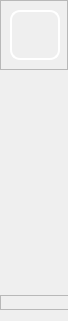
        <widget class="QFrame" name="LeftMenuBg">
         <property name="minimumSize">
          <size>
           <width>68</width>
           <height>0</height>
          </size>
         </property>
         <property name="maximumSize">
          <size>
           <width>68</width>
           <height>16777215</height>
          </size>
         </property>
         <property name="styleSheet">
          <string notr="true">QFrame#LeftMenuBg{
	background-color: rgba(255, 255, 255,0);
border:0px solid red;
border-radius:30px
}</string>
         </property>
         <property name="frameShape">
          <enum>QFrame::NoFrame</enum>
         </property>
         <property name="frameShadow">
          <enum>QFrame::Raised</enum>
         </property>
         <layout class="QVBoxLayout" name="verticalLayout_2">
          <property name="spacing">
           <number>0</number>
          </property>
          <property name="leftMargin">
           <number>0</number>
          </property>
          <property name="topMargin">
           <number>0</number>
          </property>
          <property name="rightMargin">
           <number>0</number>
          </property>
          <item>
           <widget class="QFrame" name="TopLogoInfo">
            <property name="enabled">
             <bool>true</bool>
            </property>
            <property name="minimumSize">
             <size>
              <width>0</width>
              <height>70</height>
             </size>
            </property>
            <property name="maximumSize">
             <size>
              <width>16777215</width>
              <height>70</height>
             </size>
            </property>
            <property name="frameShape">
             <enum>QFrame::StyledPanel</enum>
            </property>
            <property name="frameShadow">
             <enum>QFrame::Raised</enum>
            </property>
            <widget class="QWidget" name="logo" native="true">
             <property name="geometry">
              <rect>
               <x>10</x>
               <y>10</y>
               <width>50</width>
               <height>50</height>
              </rect>
             </property>
             <property name="sizePolicy">
              <sizepolicy hsizetype="Preferred" vsizetype="Preferred">
               <horstretch>0</horstretch>
               <verstretch>0</verstretch>
              </sizepolicy>
             </property>
             <property name="minimumSize">
              <size>
               <width>50</width>
               <height>50</height>
              </size>
             </property>
             <property name="maximumSize">
              <size>
               <width>50</width>
               <height>50</height>
              </size>
             </property>
             <property name="styleSheet">
              <string notr="true">image: url(:/all/img/logo.png);
border:2px solid rgb(255, 255, 255);
border-radius:10px</string>
             </property>
            </widget>
            <widget class="QLabel" name="Author">
             <property name="geometry">
              <rect>
               <x>90</x>
               <y>30</y>
               <width>60</width>
               <height>30</height>
              </rect>
             </property>
             <property name="sizePolicy">
              <sizepolicy hsizetype="Preferred" vsizetype="Preferred">
               <horstretch>0</horstretch>
               <verstretch>0</verstretch>
              </sizepolicy>
             </property>
             <property name="minimumSize">
              <size>
               <width>60</width>
               <height>30</height>
              </size>
             </property>
             <property name="maximumSize">
              <size>
               <width>60</width>
               <height>30</height>
              </size>
             </property>
             <property name="styleSheet">
              <string notr="true">font: italic 11pt &quot;Segoe UI&quot;;
color: rgba(255, 255, 255, 255);</string>
             </property>
             <property name="text">
              <string>By javier</string>
             </property>
             <property name="alignment">
              <set>Qt::AlignCenter</set>
             </property>
            </widget>
            <widget class="QLabel" name="Title">
             <property name="geometry">
              <rect>
               <x>60</x>
               <y>10</y>
               <width>121</width>
               <height>20</height>
              </rect>
             </property>
             <property name="maximumSize">
              <size>
               <width>16777215</width>
               <height>30</height>
              </size>
             </property>
             <property name="styleSheet">
              <string notr="true">font: 600 13pt &quot;Segoe UI Semibold&quot;;
color: rgba(255, 255, 255, 255);</string>
             </property>
             <property name="text">
              <string>YoloSide</string>
             </property>
             <property name="alignment">
              <set>Qt::AlignCenter</set>
             </property>
            </widget>
           </widget>
          </item>
          <item>
           <widget class="QFrame" name="ToggleBox">
            <property name="minimumSize">
             <size>
              <width>200</width>
              <height>80</height>
             </size>
            </property>
            <property name="maximumSize">
             <size>
              <width>200</width>
              <height>80</height>
             </size>
            </property>
            <property name="frameShape">
             <enum>QFrame::NoFrame</enum>
            </property>
            <property name="frameShadow">
             <enum>QFrame::Raised</enum>
            </property>
            <layout class="QVBoxLayout" name="verticalLayout_4">
             <property name="spacing">
              <number>0</number>
             </property>
             <property name="leftMargin">
              <number>0</number>
             </property>
             <property name="topMargin">
              <number>0</number>
             </property>
             <property name="rightMargin">
              <number>0</number>
             </property>
             <property name="bottomMargin">
              <number>0</number>
             </property>
             <item>
              <widget class="QPushButton" name="ToggleBotton">
               <property name="sizePolicy">
                <sizepolicy hsizetype="Expanding" vsizetype="Fixed">
                 <horstretch>0</horstretch>
                 <verstretch>0</verstretch>
                </sizepolicy>
               </property>
               <property name="minimumSize">
                <size>
                 <width>0</width>
                 <height>45</height>
                </size>
               </property>
               <property name="maximumSize">
                <size>
                 <width>16777215</width>
                 <height>16777215</height>
                </size>
               </property>
               <property name="font">
                <font>
                 <family>Nirmala UI</family>
                 <pointsize>12</pointsize>
                 <italic>false</italic>
                 <bold>true</bold>
                </font>
               </property>
               <property name="cursor">
                <cursorShape>PointingHandCursor</cursorShape>
               </property>
               <property name="mouseTracking">
                <bool>true</bool>
               </property>
               <property name="focusPolicy">
                <enum>Qt::StrongFocus</enum>
               </property>
               <property name="contextMenuPolicy">
                <enum>Qt::DefaultContextMenu</enum>
               </property>
               <property name="layoutDirection">
                <enum>Qt::LeftToRight</enum>
               </property>
               <property name="autoFillBackground">
                <bool>false</bool>
               </property>
               <property name="styleSheet">
                <string notr="true">QPushButton{
background-image: url(:/all/img/menu.png);
background-repeat: no-repeat;
background-position: left center;
border: none;
border-left: 23px solid transparent;

text-align: center;
padding-left: 0px;
color: rgba(255, 255, 255, 199);
font: 700 12pt &quot;Nirmala UI&quot;;
}

QPushButton:hover{
background-color: rgba(114, 129, 214, 59);
}</string>
               </property>
               <property name="text">
                <string>Hide</string>
               </property>
               <property name="icon">
                <iconset theme="zoom-out"/>
               </property>
               <property name="autoDefault">
                <bool>false</bool>
               </property>
               <property name="default">
                <bool>false</bool>
               </property>
               <property name="flat">
                <bool>false</bool>
               </property>
              </widget>
             </item>
            </layout>
           </widget>
          </item>
          <item>
           <widget class="QFrame" name="MenuBox">
            <property name="minimumSize">
             <size>
              <width>200</width>
              <height>0</height>
             </size>
            </property>
            <property name="maximumSize">
             <size>
              <width>200</width>
              <height>16777215</height>
             </size>
            </property>
            <property name="frameShape">
             <enum>QFrame::NoFrame</enum>
            </property>
            <property name="frameShadow">
             <enum>QFrame::Raised</enum>
            </property>
            <layout class="QVBoxLayout" name="verticalLayout_5" stretch="1,0,0">
             <property name="spacing">
              <number>15</number>
             </property>
             <property name="sizeConstraint">
              <enum>QLayout::SetDefaultConstraint</enum>
             </property>
             <property name="leftMargin">
              <number>0</number>
             </property>
             <property name="topMargin">
              <number>0</number>
             </property>
             <property name="rightMargin">
              <number>0</number>
             </property>
             <property name="bottomMargin">
              <number>0</number>
             </property>
             <item>
              <widget class="QPushButton" name="src_file_button">
               <property name="minimumSize">
                <size>
                 <width>0</width>
                 <height>45</height>
                </size>
               </property>
               <property name="cursor">
                <cursorShape>PointingHandCursor</cursorShape>
               </property>
               <property name="styleSheet">
                <string notr="true">QPushButton{
background-image: url(:/all/img/file.png);
background-repeat: no-repeat;
background-position: left center;
border: none;
border-left: 23px solid transparent;

text-align: center;
padding-left: 0px;
color: rgba(255, 255, 255, 199);
font: 700 12pt &quot;Nirmala UI&quot;;
}

QPushButton:hover{
background-color: rgba(114, 129, 214, 59);
}</string>
               </property>
               <property name="text">
                <string>Local File</string>
               </property>
              </widget>
             </item>
             <item>
              <widget class="QPushButton" name="src_cam_button">
               <property name="minimumSize">
                <size>
                 <width>0</width>
                 <height>45</height>
                </size>
               </property>
               <property name="cursor">
                <cursorShape>PointingHandCursor</cursorShape>
               </property>
               <property name="styleSheet">
                <string notr="true">QPushButton{
background-image: url(:/all/img/cam.png);
background-repeat: no-repeat;
background-position: left center;
border: none;
border-left: 23px solid transparent;

text-align: center;
padding-left: 0px;
color: rgba(255, 255, 255, 199);
font: 700 12pt &quot;Nirmala UI&quot;;
}

QPushButton:hover{
background-color: rgba(114, 129, 214, 59);
}</string>
               </property>
               <property name="text">
                <string>Camera</string>
               </property>
              </widget>
             </item>
             <item>
              <spacer name="verticalSpacer">
               <property name="orientation">
                <enum>Qt::Vertical</enum>
               </property>
               <property name="sizeHint" stdset="0">
                <size>
                 <width>20</width>
                 <height>40</height>
                </size>
               </property>
              </spacer>
             </item>
            </layout>
           </widget>
          </item>
          <item>
           <widget class="QFrame" name="VersionInfo">
            <property name="minimumSize">
             <size>
              <width>200</width>
              <height>10</height>
             </size>
            </property>
            <property name="maximumSize">
             <size>
              <width>200</width>
              <height>15</height>
             </size>
            </property>
            <property name="frameShape">
             <enum>QFrame::StyledPanel</enum>
            </property>
            <property name="frameShadow">
             <enum>QFrame::Raised</enum>
            </property>
            <layout class="QVBoxLayout" name="verticalLayout_3">
             <property name="leftMargin">
              <number>18</number>
             </property>
             <property name="topMargin">
              <number>0</number>
             </property>
             <property name="bottomMargin">
              <number>0</number>
             </property>
             <item>
              <widget class="QLabel" name="VersionLabel">
               <property name="styleSheet">
                <string notr="true">font: 900 italic 10pt &quot;Segoe UI&quot;;
color: rgba(255, 255, 255, 199);</string>
               </property>
               <property name="text">
                <string>Version: 2.0</string>
               </property>
               <property name="alignment">
                <set>Qt::AlignCenter</set>
               </property>
              </widget>
             </item>
            </layout>
           </widget>
          </item>
         </layout>
        </widget>
